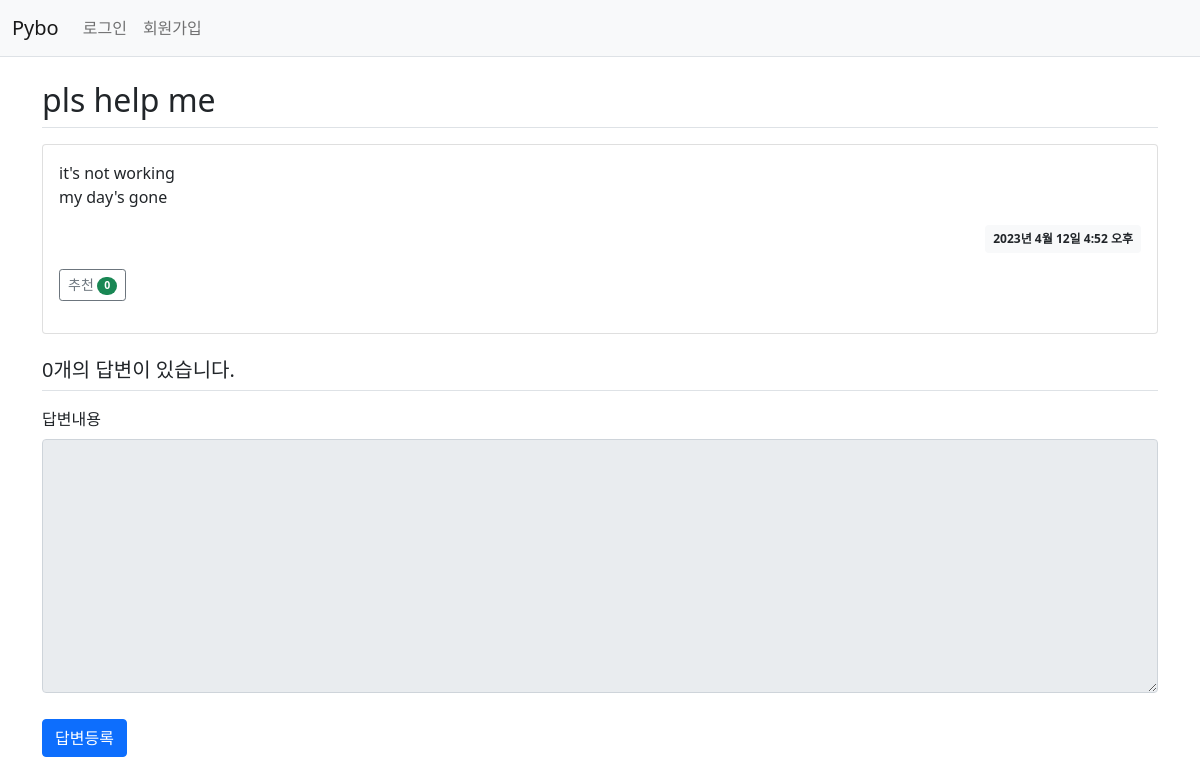
Page /pybo/306/ on the committed database.
### pybo/models.py (models this page shows, shortened)
class Question(models.Model):
    author = models.ForeignKey(User, on_delete=models.CASCADE, related_name='author_question')  # question author
    subject = models.CharField(max_length=200)
    content = models.TextField()
    create_date = models.DateTimeField()
    modify_date = models.DateTimeField(null=True, blank=True)   # modified date
    voter = models.ManyToManyField(User, related_name='voter_question')    # 질문 추천인 추가. ManyToManyField = DB N:N relation

### pybo/views/base_views.py (the view)
# urls.py: path('<int:question_id>/', base_views.detail, name='detail'),    # localhost:8000/pybo/2 페이지 요청시 question_id = 2 가 저장되고 views.detail 호출
def detail(request, question_id):
    question = get_object_or_404(Question, pk=question_id)  # Question모델의 pk에 해당하는 값이 존재하지 않으면 404
    context = {'question': question}
    return render(request, 'pybo/question_detail.html', context)

### pybo/templatetags/pybo_filter.py (called while the page is built)
@register.filter
def mark(value):
    extensions = ["nl2br", "fenced_code"]
    return mark_safe(markdown.markdown(value, extensions=extensions))

### templates/pybo/question_detail.html (shortened to what this page needs)
{% extends 'base.html'%}
{% load pybo_filter %}
{% block content %}
<div class="container my-3">
    <h2 class="border-bottom py-2">{{ question.subject }}</h2>
    <div class="card my-3">
        <div class="card-body">
            <div class="card-text">{{ question.content|mark }}</div>
            <div class="d-flex justify-content-end">
                <div class="badge bg-light text-dark p-2">
                    {{ question.create_date }}
                </div>
            </div>
            <div class="my-3">
                <a href="javascript:void(0)" data-uri="{% url 'pybo:question_vote' question.id  %}"
               class="recommend btn btn-sm btn-outline-secondary"> 추천
                    <span class="badge rounded-pill bg-success">{{question.voter.count}}</span>
                </a>
            </div>
        </div>
    </div>
    <h5 class="border-bottom my-3 py-2">{{question.answer_set.count}}개의 답변이 있습니다.</h5>
    <form action="{% url 'pybo:answer_create' question.id %}" method="post" class="my-3">
        <div class="mb-3">
            <label for="content" class="form-label">답변내용</label>
            <textarea {% if not user.is_authenticated %}disabled{% endif %}
              name="content" id="content" class="form-control" rows="10"></textarea>
        </div>
        <input type="submit" value="답변등록" class="btn btn-primary">
    </form>
</div>
{% endblock %}

### static/style.css (style rules this page uses)
textarea { width: 100%; }
input[type=submit] { margin-top: 10px; }

### rows in the picture
Question: subject "pls help me", content|mark "it's not working my day's gone", create_date "2023년 4월 12일 4:52 오후", voter.count "0", answer_set.count "0"
